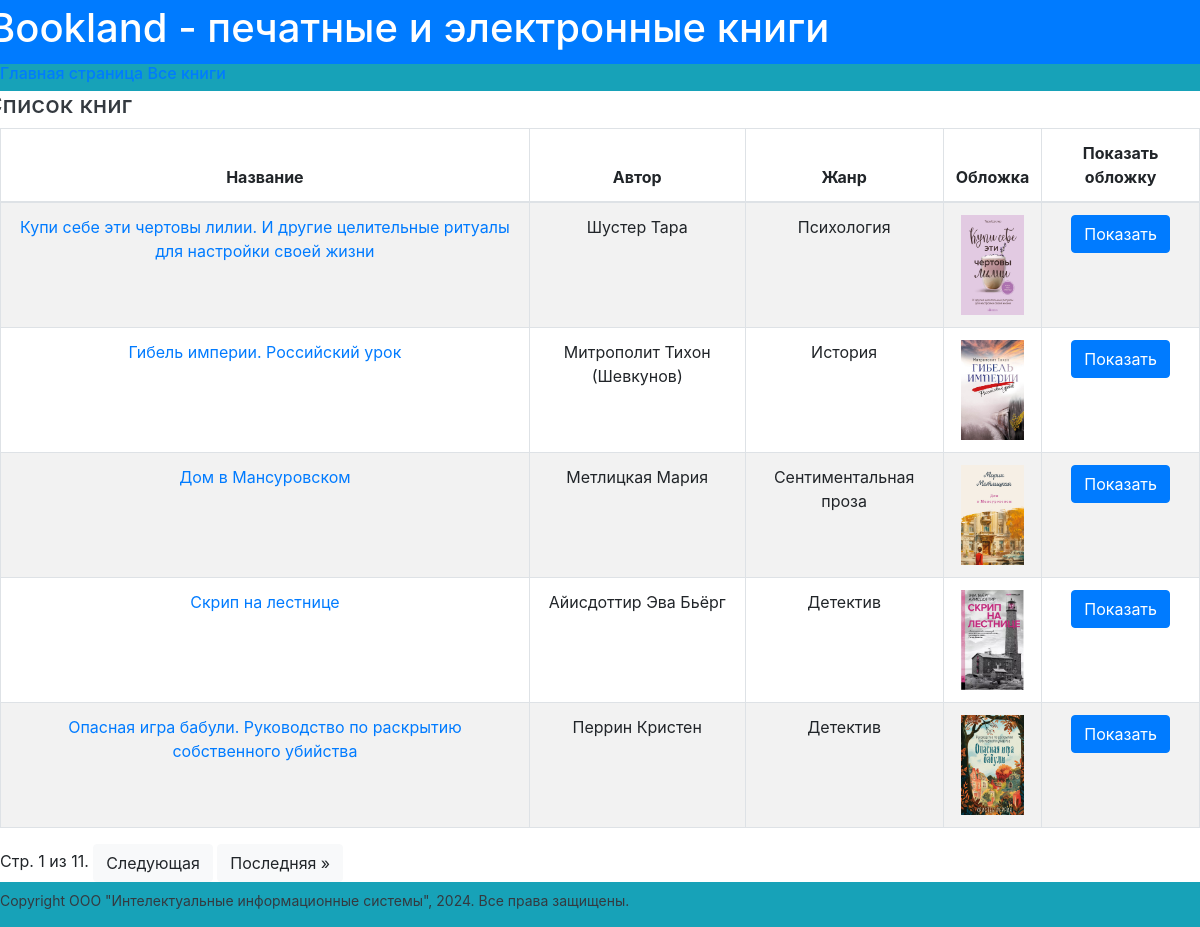
The page /books/ on the database its author committed.
### bookland/models.py (models this page shows, shortened)
class Book(models.Model):
    title = models.CharField(max_length=200,
                             verbose_name='Название книги')
    genre = models.CharField(max_length=200,
                             verbose_name='Жанр книги',
                             blank=True)
    publisher = models.CharField(max_length=200,
                                 verbose_name='Издательство')
    year = models.CharField(max_length=4,
                            verbose_name='Год издательства')
    author = models.CharField(max_length=100,
                              verbose_name='Автор книги',
                              default='Нет автора')
    description = models.TextField(max_length=2000,
                                   verbose_name='Аннотация книги')
    isbn = models.CharField(max_length=20,
                            verbose_name='ISBN  книги')
    price = models.CharField(max_length=10,
                             verbose_name='Цена (руб.)')
    photo = models.ImageField(upload_to='Website/parcer/images/',
                              verbose_name='Изображение обложки')

### bookland/views.py (the view)
# urls.py: path('books/', BookList.as_view(), name='books'),
class BookList(ListView):
    model = Book
    context_object_name = 'books'
    template_name = 'book_list.html'
    paginate_by = 5

### templates/book_list.html (shortened to what this page needs)
{% extends "base.html" %}
{% block content %}
    <div class="row text-center text-dark 1h-2">
        <h4>Список книг</h4>
    </div>
    {% if books %}
    <table class="table table-striped table-bordered text-start">
        <thead>
        <tr>
            <th>Название</th>
            <th>Автор</th>
            <th>Жанр</th>
            <th>Обложка</th>
            <th>Показать обложку</th>
        </tr>
        </thead>
        <tbody>
            {% for book in books %}
                <tr>
                    <td><a href="{{ book.id }}">{{ book.title }}</a></td>
                    <td>{{ book.author }}</td>
                    <td>{{ book.genre }}</td>
                    <td><img src="{{ book.photo.url }}" alt="connect"
                                style="max-height:100px"></td>
                    <td><a href="{{ book.photo.url }}"
                            class="btn btn-primary"
                            target="blank">Показать</a></td>
                </tr>
            {% endfor %}
        </tbody>
    </table>
    {% else %}
        <p>В базе нет книг</p>
    {% endif %}
    <div class="pagination ">
        <span class="step-link text-center">
            {% if page_obj.paginator.num_pages > 1 %}
                <span class="current">
                    Стр. {{ page_obj.number }} из {{ page_obj.paginator.num_pages }}.
                </span>
                {% if page_obj.has_next %}
                    <a class="btn btn-light" href="?page={{ page_obj.next_page_number }}">Следующая</a>
                    <a class="btn btn-light" href="?page={{ page_obj.paginator.num_pages }}">Последняя &raquo;</a>
                {% endif %}
            {% endif %}
        </span>
    </div>
{% endblock content %}

### templates/base.html (shortened to what this page needs)
<!DOCTYPE html>
<html lang="en">
<head>
    {% load static %}
    <link rel="stylesheet" href="/static/css/bootstrap.min.css" >
</head>
<body>
    <div class="container-fluid p-1 bg-primary text-white text-center">
        <div class="row">
            <div class="col-23">
                <h1>Bookland - печатные и электронные книги</h1>
            </div>
        </div>
    </div>
    <div class="container-fluid">
        <div class="row bg-info text-center">
            <h6>
                <a href="{% url 'index' %}">Главная страница</a>
                <a href="{% url 'books' %}">Все книги</a>
            </h6>
        </div>
    </div>
    <div class="container-fluid">
        <div class="row text-center">
            {% block content %}
            {% endblock content %}
        </div>
    </div>
    <div class="container-fluid">
        <div class="row bg-info text-center text-dark small 1h-sm pt-2">
            {% block footer %}
                <p>Copyright ООО "Интелектуальные информационные системы", 2024.
                   Все права защищены.</p>
            {% endblock footer %}
        </div>
    </div>
</body>
</html>

### rows shown on the page
Book: title "Купи себе эти чертовы лилии. И другие целительные ритуалы для настройки своей жизни", author "Шустер Тара", genre "Психология", photo (picture)
Book: title "Гибель империи. Российский урок", author "Митрополит Тихон (Шевкунов)", genre "История", photo (picture)
Book: title "Дом в Мансуровском", author "Метлицкая Мария", genre "Сентиментальная проза", photo (picture)
Book: title "Скрип на лестнице", author "Айисдоттир Эва Бьёрг", genre "Детектив", photo (picture)
Book: title "Опасная игра бабули. Руководство по раскрытию собственного убийства", author "Перрин Кристен", genre "Детектив", photo (picture)

### other values the page prints
{{ page_obj.number }} "1"
{{ page_obj.paginator.num_pages }} "11"
